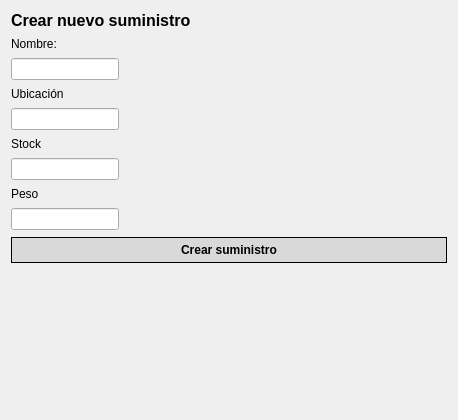
<?xml version="1.0" encoding="UTF-8"?>
<ui version="4.0">
 <class>Window</class>
 <widget class="QDialog" name="Window">
  <property name="geometry">
   <rect>
    <x>0</x>
    <y>0</y>
    <width>458</width>
    <height>420</height>
   </rect>
  </property>
  <property name="windowTitle">
   <string>Dialog</string>
  </property>
  <property name="styleSheet">
   <string notr="true"/>
  </property>
  <layout class="QGridLayout" name="gridLayout_2">
   <item row="0" column="0">
    <layout class="QFormLayout" name="formLayout">
     <property name="verticalSpacing">
      <number>7</number>
     </property>
     <item row="0" column="0">
      <widget class="QLabel" name="label">
       <property name="font">
        <font>
         <pointsize>12</pointsize>
         <bold>true</bold>
        </font>
       </property>
       <property name="styleSheet">
        <string notr="true"/>
       </property>
       <property name="text">
        <string>Crear nuevo suministro</string>
       </property>
      </widget>
     </item>
     <item row="1" column="0">
      <widget class="QLabel" name="label_2">
       <property name="styleSheet">
        <string notr="true"/>
       </property>
       <property name="text">
        <string>Nombre:</string>
       </property>
      </widget>
     </item>
     <item row="2" column="0">
      <widget class="QLineEdit" name="lineEdit">
       <property name="styleSheet">
        <string notr="true"/>
       </property>
      </widget>
     </item>
     <item row="3" column="0">
      <widget class="QLabel" name="label_3">
       <property name="styleSheet">
        <string notr="true"/>
       </property>
       <property name="text">
        <string>Ubicación</string>
       </property>
      </widget>
     </item>
     <item row="4" column="0">
      <widget class="QLineEdit" name="lineEdit_2">
       <property name="styleSheet">
        <string notr="true"/>
       </property>
      </widget>
     </item>
     <item row="5" column="0">
      <widget class="QLabel" name="label_4">
       <property name="styleSheet">
        <string notr="true"/>
       </property>
       <property name="text">
        <string>Stock</string>
       </property>
      </widget>
     </item>
     <item row="6" column="0">
      <widget class="QLineEdit" name="lineEdit_3">
       <property name="styleSheet">
        <string notr="true"/>
       </property>
      </widget>
     </item>
     <item row="7" column="0">
      <widget class="QLabel" name="label_5">
       <property name="styleSheet">
        <string notr="true"/>
       </property>
       <property name="text">
        <string>Peso</string>
       </property>
      </widget>
     </item>
     <item row="8" column="0">
      <widget class="QLineEdit" name="lineEdit_4"/>
     </item>
     <item row="9" column="0" colspan="2">
      <widget class="QPushButton" name="pushButton">
       <property name="font">
        <font>
         <bold>true</bold>
        </font>
       </property>
       <property name="styleSheet">
        <string notr="true">background-color: #d9d9d9;
color: black;
border: 1px solid black;
border-radius: 15px;
padding:5px;
box-shadow: 5px 5px 15px rgba(0, 0, 0, 0.3);
</string>
       </property>
       <property name="text">
        <string>Crear suministro</string>
       </property>
      </widget>
     </item>
    </layout>
   </item>
  </layout>
 </widget>
 <resources/>
 <connections/>
</ui>
